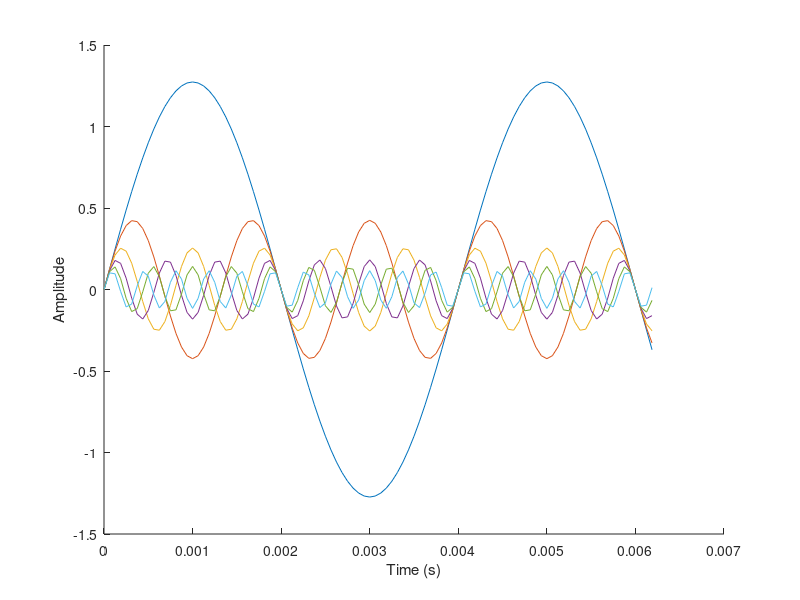
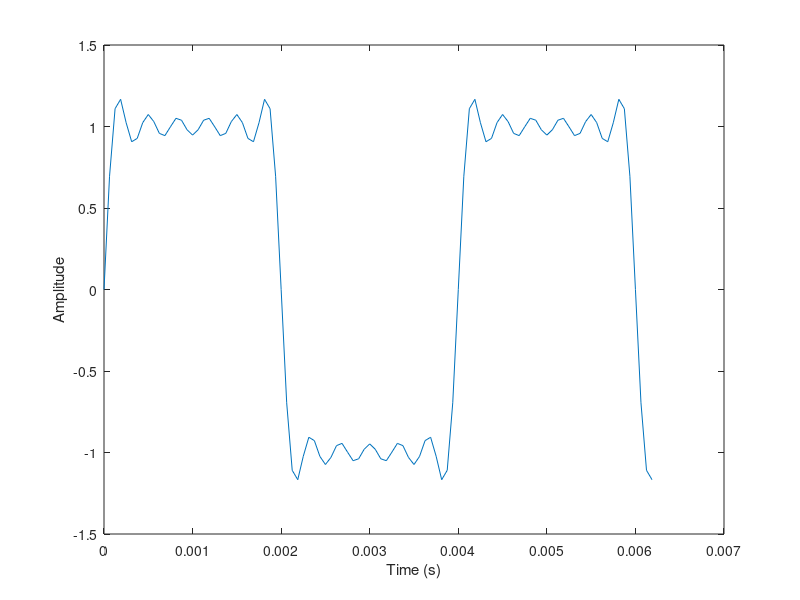

Write MATLAB code to recreate these figures, in order.
% sq.m
% Sums the Fourier Series of a square wave.
% WJD 17.6.02

%%%%%%%%%%%%%%%%%%% define some values %%%%%%%%%%%%%%%%%%%%%%%%%%%%%%%%%%%%%
close all;                                                                      % close any existing graphics windows
clear all;                                                                      % clear any existing data from memory
fs = 16000;  %fc                                                                % set sampling freq for time series
N = 100;                                                                                % number of points in time series
deltat = 1/fs;                                                          % sampling interval
tmax = deltat*(N-1);                                            % how long are the signals?
t = 0:deltat:tmax;                                              % vector of (sampled) time values
f1 = 250; %fm                                                                   % set fundamental freq of square wave
H = 1;                                                                          % amplitude of square wave

%%%%%%%%%%%%%%%%%%% sum Fourier Series %%%%%%%%%%%%%%%%%%%%%%%%%%%%%%%%%%%%%%%
sum = 0;                                                                                % summed Fourier Series
hold on;                                                                                % draw subsequent graphs on the same pair of axes
for n = 1:2:11                                                          % loop for each odd harmonic, from 1 to 11
   b = 4*H/(n*pi);                                              % amplitudes of sine harmonics of F.S.
   harm = b * sin(n*2*pi*f1*t);         % create individual harmonic of F.S.
   plot(t,harm);                                                        % plot first 100 points of each harmonic against time
   sum = sum + harm;                                            % add each harmonic to the sum of the F.S.
end
xlabel('Time (s)');
ylabel('Amplitude');

hold off;                                                                       % subsequent plot commands go on their own axes
figure;                                                                         % new graphics window
plot(t,sum);                                                            % PLot summed F.S.
xlabel('Time (s)');
ylabel('Amplitude');
